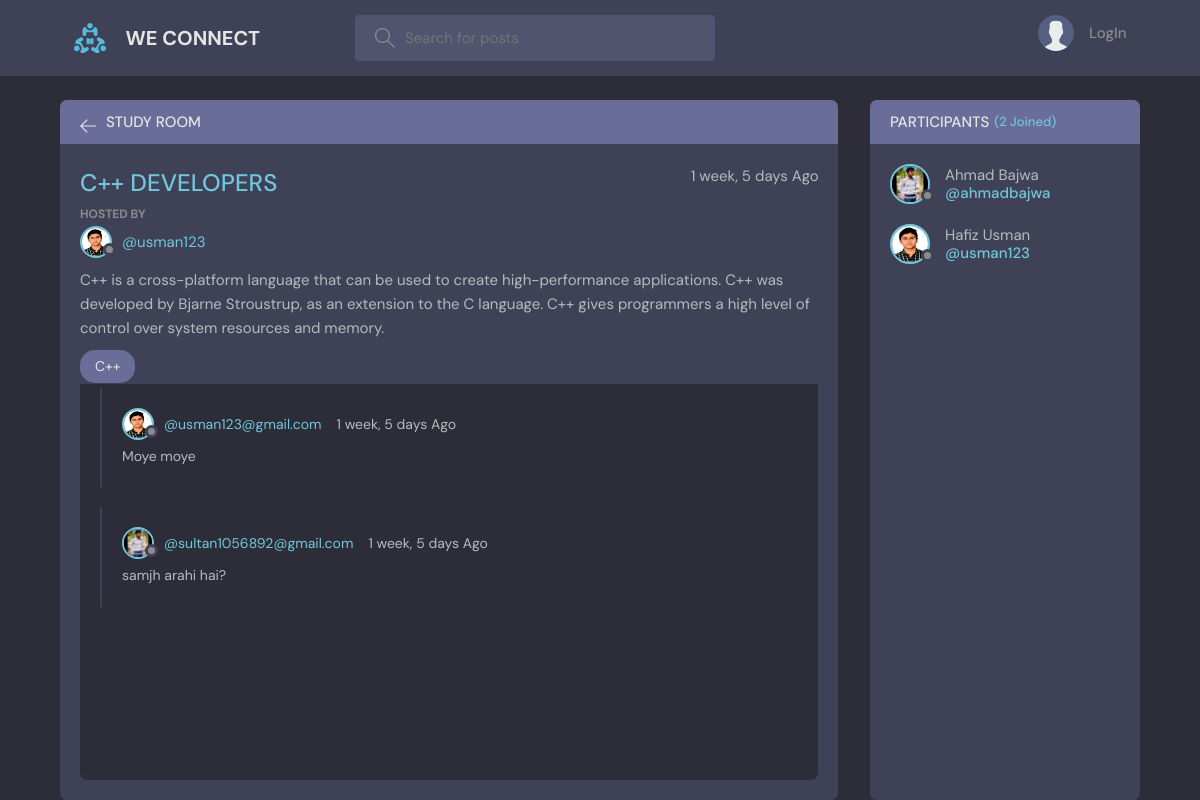
Page /room/3/ on the committed database.
### chat/models.py (models this page shows, shortened)
class room(models.Model):
    host = models.ForeignKey(User,on_delete=models.SET_NULL,null=True)
    topic = models.ForeignKey(Topic,on_delete=models.SET_NULL,null=True)
    name = models.CharField(max_length=200)
    description = models.TextField(null=True,blank=True)
    participants = models.ManyToManyField(User,related_name='participants',blank=True)
    updated = models.DateTimeField(auto_now=True)
    created = models.DateTimeField(auto_now_add=True)
    class Meta:
        ordering = ['-created','-updated']

class User(AbstractUser):
    name = models.CharField(max_length=200,null=True)
    email = models.EmailField(unique=True,null=True)
    bio = models.TextField(null=True)
    avatar = models.ImageField(null=True,default='avatar.svg')
    USERNAME_FIELD = 'email'
    REQUIRED_FIELDS = []

class Topic(models.Model):
    name = models.CharField(max_length=200)
    def __str__(self):
        return self.name

class Messages(models.Model):
    user = models.ForeignKey(User,on_delete=models.CASCADE)
    Room = models.ForeignKey(room,on_delete=models.CASCADE)
    body = models.TextField(null=True)
    updated = models.DateTimeField(auto_now=True)
    created = models.DateTimeField(auto_now_add=True)
    class Meta:
        ordering = ['-updated','created']

### chat/views.py (the view)
# urls.py: path('room/<str:pk>/',views.room_view,name = 'room'),
def room_view(request,pk):
    Room = room.objects.get(id=pk)
    message_room = Room.messages_set.all().order_by('created')
    participants = Room.participants.all()
    if request.method=="POST":
        comment_object = Messages.objects.create(user=request.user,Room=Room,body=request.POST.get('comment'))
        Room.participants.add(request.user)
        return redirect('room',pk=Room.id)
    ctx = {'room':Room,'message_room':message_room,'participants':participants}
    return render(request,'chat/room.html',context=ctx)

### chat/templates/chat/room.html (shortened to what this page needs)
{% extends 'base.html' %}
{% block content %}
    <main class="profile-page layout layout--2">
      <div class="container">
        <div class="room">
          <div class="room__top">
            <div class="room__topLeft">
              <a href="{% url 'home' %}">
                <svg version="1.1" xmlns="http://www.w3.org/2000/svg" width="32" height="32" viewBox="0 0 32 32">
                  <title>arrow-left</title>
                  <path
                    d="M13.723 2.286l-13.723 13.714 13.719 13.714 1.616-1.611-10.96-10.96h27.625v-2.286h-27.625l10.965-10.965-1.616-1.607z"
                  ></path>
                </svg>
              </a>
              <h3>Study Room</h3>
            </div>
          </div>
          <div class="room__box scroll">
            <div class="room__header scroll">
              <div class="room__info">
                <h3>{{ room.name }}</h3>
                <span>{{ room.created|timesince}} Ago</span>
              </div>
              <div class="room__hosted">
                <p>Hosted By</p>
                <a href="{% url 'user-profile' room.host.id %}" class="room__author">
                  <div class="avatar avatar--small">
                    <img src="{{ room.host.avatar.url}}" />
                  </div>
                  <span>@{{ room.host.username }}</span>
                </a>
              </div>
              <div class="room__details">
                {{ room.description }}
              </div>
              <span class="room__topics">{{ room.topic }}</span>
            </div>
            <div class="room__conversation">
              <div class="threads scroll">
                 {% for message in message_room %}
                <div class="thread">
                  <div class="thread__top">
                    <div class="thread__author">
                      <a href="{% url 'user-profile' message.user.id %}" class="thread__authorInfo">
                        <div class="avatar avatar--small">
                          <img src="{{ message.user.avatar.url}}" />
                        </div>
                        <span>@{{ message.user}}</span>
                      </a>
                      <span class="thread__date">{{ message.created|timesince }} Ago</span>
                    </div>
                  </div>
                  <div class="thread__details">
                   {{ message.body }}
                  </div>
                </div>
                {% endfor %}
              </div>
            </div>
          </div>
        </div>
        <div class="participants">
          <h3 class="participants__top">Participants <span>({{ participants.count }} Joined)</span></h3>
          <div class="participants__list scroll">
             {% for participant in participants %}
            <a href="{% url 'user-profile' participant.id %}" class="participant">
              <div class="avatar avatar--medium">
                <img src="{{ participant.avatar.url }}" />
              </div>
              <p>
                  {{ participant.name}}
                <span>@{{ participant.username }}</span>
              </p>
            </a>
             {% endfor %}
          </div>
        </div>
      </div>
    </main>
{% endblock %}

### rows in the picture
room: name "C++ DEVELOPERS", created "1 week, 5 days", host.avatar (picture), host.username "usman123", description "C++ is a cross-platform language that can be used to create high-performance applications. C++ was developed by Bjarne Stroustrup, as an extension to the C language. C++ gives programmers a high level of control over system resources and memory.", topic "C++"
Messages: user.avatar (picture), user "usman123@gmail.com", created "1 week, 5 days", body "Moye moye"
Messages: user.avatar (picture), user "sultan1056892@gmail.com", created "1 week, 5 days", body "samjh arahi hai?"
User: avatar (picture), name "Ahmad Bajwa", username "ahmadbajwa"
User: avatar (picture), name "Hafiz Usman", username "usman123"

### other values in the picture
{{ participants.count }} "2"
